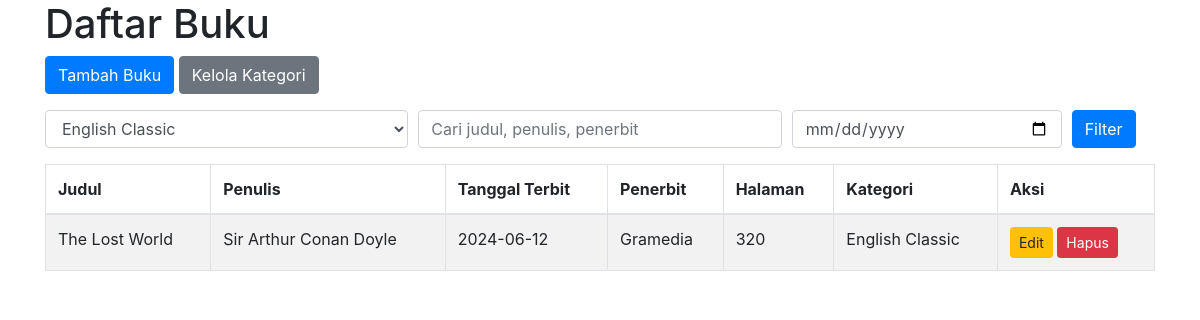
Screenshot of /index.php?category=1 with the database file from the repository.
### tables this page shows
CREATE TABLE `books` (
  `id` int(11) NOT NULL,
  `title` varchar(255) NOT NULL,
  `author` varchar(255) NOT NULL,
  `publication_date` date NOT NULL,
  `publisher` varchar(255) NOT NULL,
  `pages` int(11) NOT NULL,
  `category_id` int(11) DEFAULT NULL
);

CREATE TABLE `categories` (
  `id` int(11) NOT NULL,
  `name` varchar(255) NOT NULL
);

### index.php (the view, shortened to what this page needs)
<?php
include 'koneksi.php';
$categories = $conn->query("SELECT * FROM categories")->fetch_all(MYSQLI_ASSOC);
$whereClause = "WHERE 1=1";
$params = array();
$paramTypes = "";
if (isset($_GET['category']) && !empty($_GET['category'])) {
    $category = $_GET['category'];
    $whereClause .= " AND category_id = ?";
    $params[] = $category;
    $paramTypes .= "i";
}
$sql = "SELECT * FROM books $whereClause";
$stmt = $conn->prepare($sql);
if (!empty($params)) {
    $stmt->bind_param($paramTypes, ...$params);
}
$stmt->execute();
$result = $stmt->get_result();
if ($result->num_rows > 0) {
    $books = $result->fetch_all(MYSQLI_ASSOC);
} else {
    $books = array();
}
?>
<!DOCTYPE html>
<html>
<head>
  <link rel="stylesheet" href="https://stackpath.bootstrapcdn.com/bootstrap/4.5.2/css/bootstrap.min.css">
</head>
<body>
  <div class="container">
    <h1>Daftar Buku</h1>
    <a href="create_book.php" class="btn btn-primary mb-3">Tambah Buku</a>
    <a href="categories.php" class="btn btn-secondary mb-3">Kelola Kategori</a>
    <form method="GET" action="">
      <div class="form-row">
        <div class="form-group col-md-4">
          <select class="form-control" name="category">
            <?php foreach ($categories as $category): ?>
              <option value="<?php echo $category['id']; ?>" <?php if(isset($_GET['category']) && $_GET['category'] == $category['id']) echo 'selected'; ?>><?php echo $category['name']; ?></option>
            <?php endforeach; ?>
          </select>
        </div>
        <div class="form-group col-md-4">
          <input type="text" class="form-control" name="search" placeholder="Cari judul, penulis, penerbit" value="<?php if(isset($_GET['search'])) echo $_GET['search']; ?>">
        </div>
        <div class="form-group col-md-3">
          <input type="date" class="form-control" name="date" value="<?php if(isset($_GET['date'])) echo $_GET['date']; ?>">
        </div>
        <div class="col-md-1">
          <button type="submit" class="btn btn-primary">Filter</button>
        </div>
      </div>
    </form>
    <table class="table table-striped table-bordered">
      <thead>
        <tr>
          <th>Judul</th>
          <th>Penulis</th>
          <th>Tanggal Terbit</th>
          <th>Penerbit</th>
          <th>Halaman</th>
          <th>Kategori</th>
          <th>Aksi</th>
        </tr>
      </thead>
      <tbody>
        <?php foreach ($books as $book): ?>
          <tr>
            <td><?php echo $book['title']; ?></td>
            <td><?php echo $book['author']; ?></td>
            <td><?php echo $book['publication_date']; ?></td>
            <td><?php echo $book['publisher']; ?></td>
            <td><?php echo $book['pages']; ?></td>
            <td>
              <?php
                $categoryId = $book['category_id'];
                $categorySql = "SELECT name FROM categories WHERE id = ?";
                $stmtCategory = $conn->prepare($categorySql);
                $stmtCategory->bind_param("i", $categoryId);
                $stmtCategory->execute();
                $categoryResult = $stmtCategory->get_result();
                if ($categoryResult->num_rows > 0) {
                  $categoryName = $categoryResult->fetch_assoc()['name'];
                  echo $categoryName;
                } else {
                  echo "Kategori tidak ditemukan";
                }
              ?>
            </td>
            <td>
              <a href="edit_book.php?id=<?php echo $book['id']; ?>" class="btn btn-warning btn-sm">Edit</a>
              <a href="delete_book.php?id=<?php echo $book['id']; ?>" class="btn btn-danger btn-sm" onclick="return confirm('Anda yakin ingin menghapus buku ini?')">Hapus</a>
            </td>
          </tr>
        <?php endforeach; ?>
      </tbody>
    </table>
  </div>
</body>
</html>

### rows the page displays
books: title "The Lost World", author "Sir Arthur Conan Doyle", publication_date "2024-06-12", publisher "Gramedia", pages "320", category.name "English Classic"

### other values shown
form field category "English Classic"
